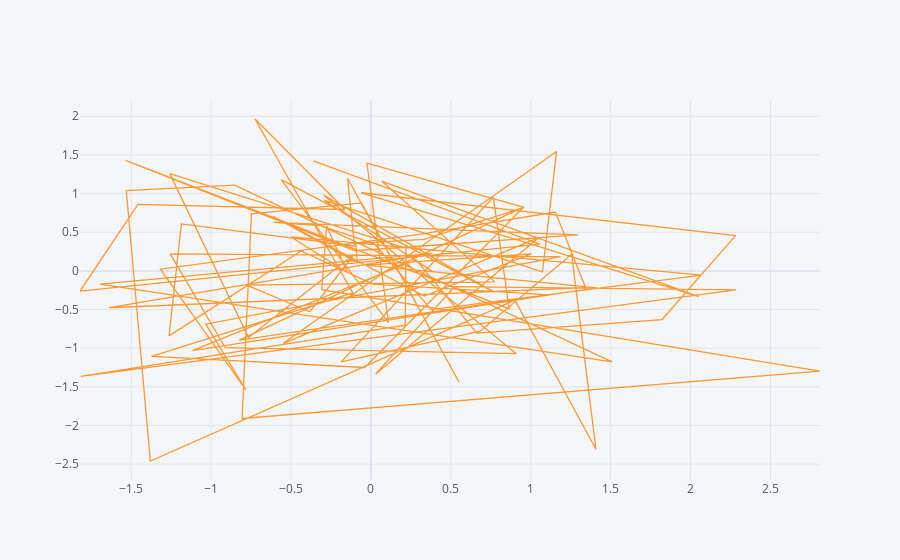

Notebook cell for this chart:
### Code cell
df1.iplot(x = 'A', y = 'B')
